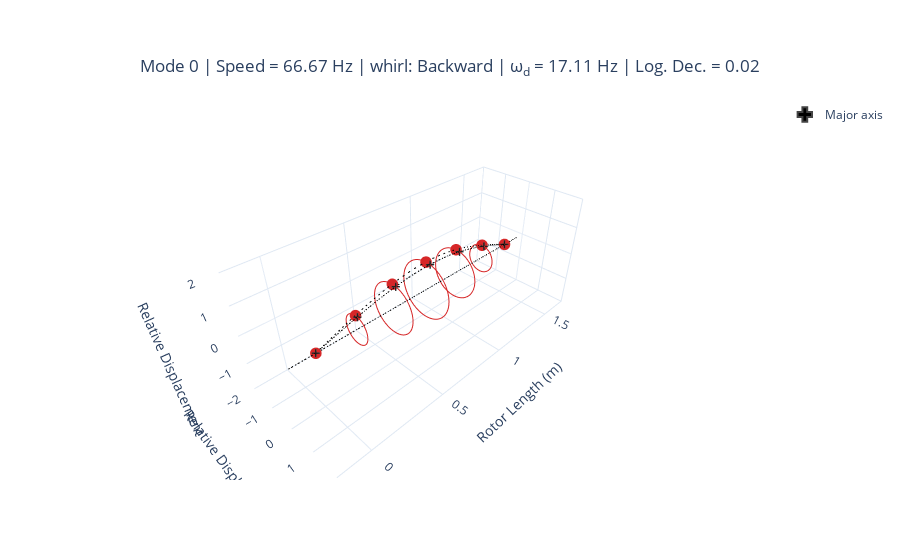
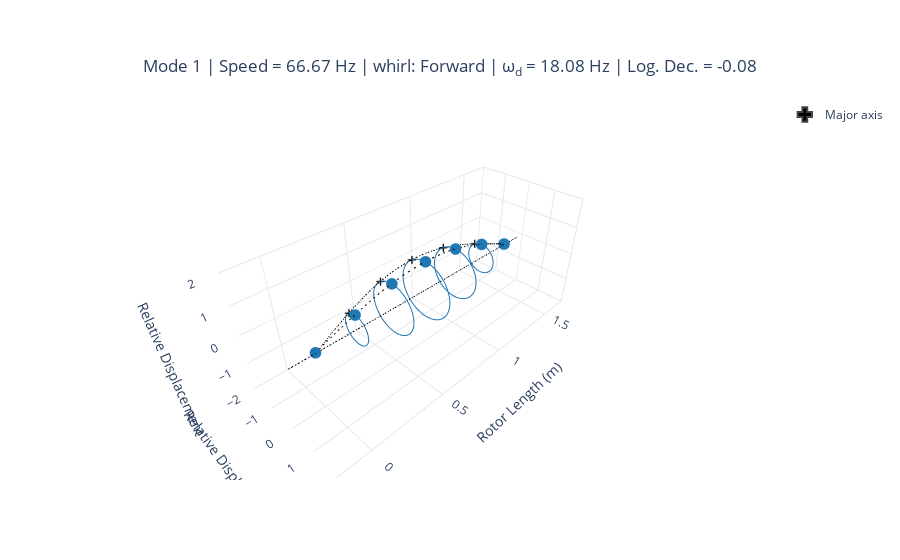
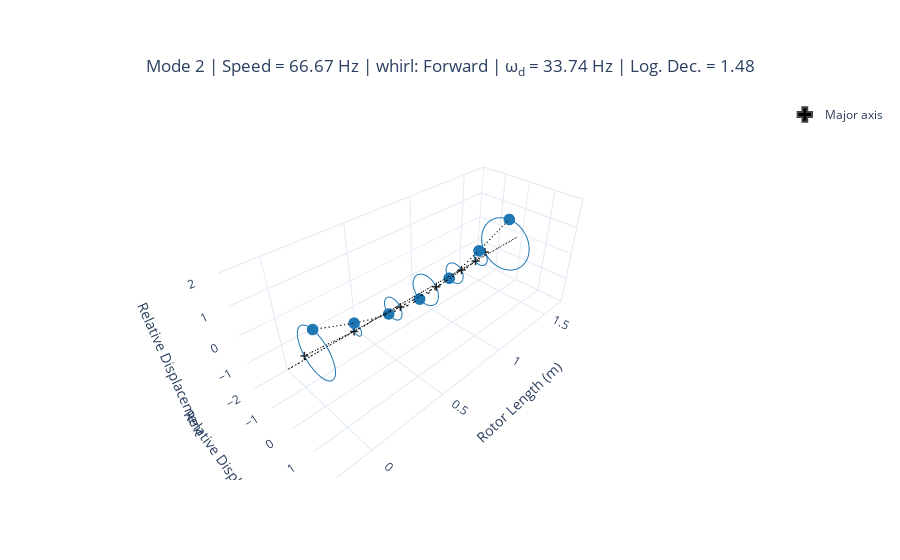
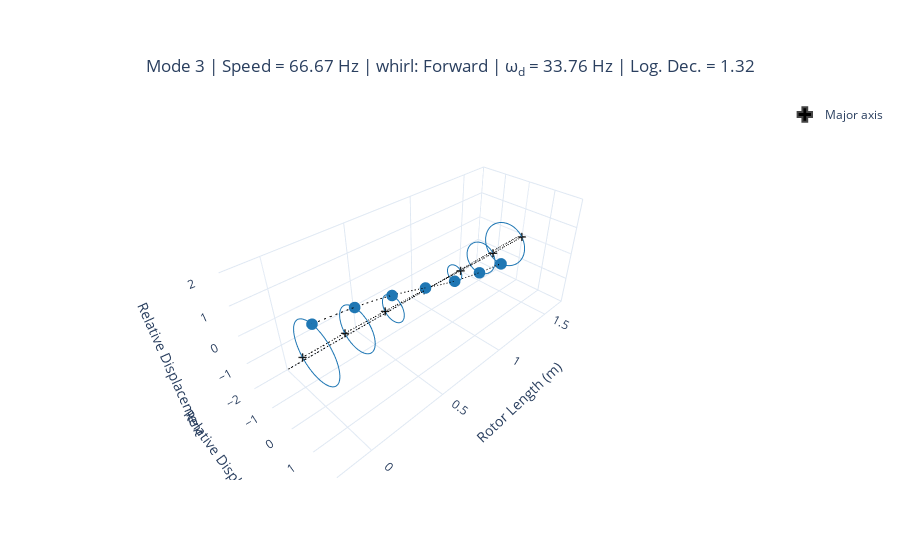

The code cell stored with these charts, in order, in its notebook:
### Code cell
for mode in range(6):
    display(modal.plot_mode_3d(mode, frequency_units="Hz"))
